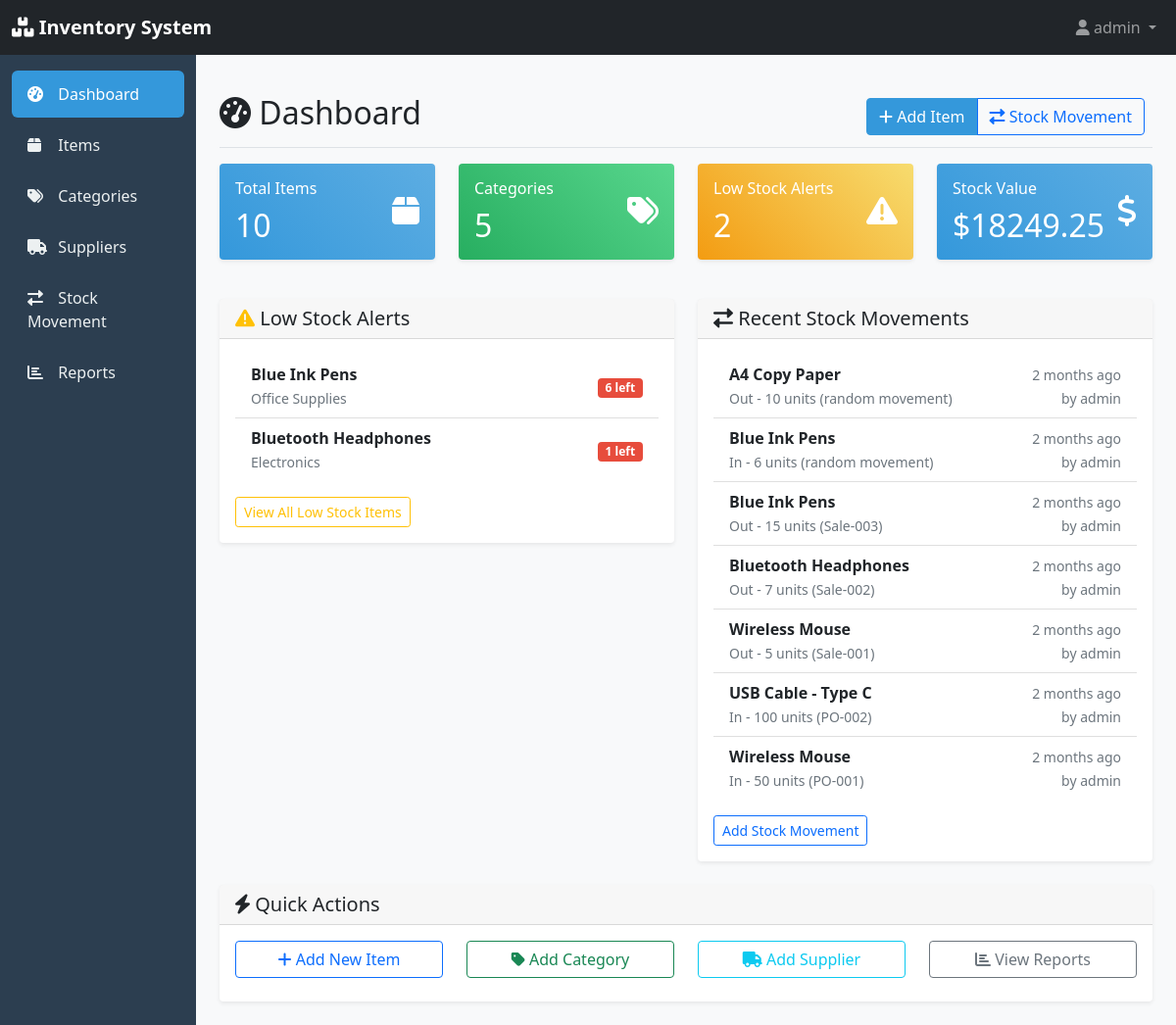
Screenshot of /inventory/ (signed in) with the database file from the repository.
### inventory/models.py (models this page shows, shortened)
class Item(models.Model):
    UNIT_CHOICES = [
        ('pieces', 'Pieces'),
        ('kg', 'Kilograms'),
        ('liters', 'Liters'),
        ('meters', 'Meters'),
        ('boxes', 'Boxes'),
    ]
    name = models.CharField(max_length=200)
    description = models.TextField(blank=True)
    sku = models.CharField(max_length=50, unique=True, help_text="Stock Keeping Unit")
    category = models.ForeignKey(Category, on_delete=models.CASCADE, related_name='items')
    supplier = models.ForeignKey(Supplier, on_delete=models.SET_NULL, null=True, blank=True, related_name='items')
    unit_price = models.DecimalField(max_digits=10, decimal_places=2, validators=[MinValueValidator(Decimal('0.00'))])
    selling_price = models.DecimalField(max_digits=10, decimal_places=2, validators=[MinValueValidator(Decimal('0.00'))])
    quantity_in_stock = models.PositiveIntegerField(default=0)
    minimum_stock_level = models.PositiveIntegerField(default=10, help_text="Alert when stock falls below this level")
    unit_of_measurement = models.CharField(max_length=20, choices=UNIT_CHOICES, default='pieces')
    is_active = models.BooleanField(default=True)
    created_at = models.DateTimeField(auto_now_add=True)
    updated_at = models.DateTimeField(auto_now=True)
    created_by = models.ForeignKey(User, on_delete=models.SET_NULL, null=True, blank=True)
    class Meta:
        ordering = ['name']

class Category(models.Model):
    name = models.CharField(max_length=100, unique=True)
    description = models.TextField(blank=True, null=True)
    created_at = models.DateTimeField(auto_now_add=True)
    updated_at = models.DateTimeField(auto_now=True)
    class Meta:
        verbose_name_plural = "Categories"
        ordering = ['name']

class StockMovement(models.Model):
    MOVEMENT_TYPES = [
        ('in', 'Stock In'),
        ('out', 'Stock Out'),
        ('adjustment', 'Stock Adjustment'),
    ]
    item = models.ForeignKey(Item, on_delete=models.CASCADE, related_name='stock_movements')
    movement_type = models.CharField(max_length=20, choices=MOVEMENT_TYPES)
    quantity = models.IntegerField()
    reference = models.CharField(max_length=100, blank=True, help_text="Reference number or note")
    notes = models.TextField(blank=True)
    created_at = models.DateTimeField(auto_now_add=True)
    created_by = models.ForeignKey(User, on_delete=models.SET_NULL, null=True, blank=True)
    class Meta:
        ordering = ['-created_at']

### inventory/views.py (the view)
# urls.py: path('', views.dashboard, name='dashboard'),
def dashboard(request):
    context = {
        'total_items': Item.objects.filter(is_active=True).count(),
        'total_categories': Category.objects.count(),
        'total_suppliers': Supplier.objects.count(),
        'low_stock_items': Item.objects.filter(
            quantity_in_stock__lte=F('minimum_stock_level'),
            is_active=True
        ).count(),
        'total_stock_value': Item.objects.filter(is_active=True).aggregate(
            total=Sum(F('quantity_in_stock') * F('unit_price'))
        )['total'] or 0,
        'recent_movements': StockMovement.objects.select_related('item', 'created_by')[:10],
        'low_stock_alerts': Item.objects.filter(
            quantity_in_stock__lte=F('minimum_stock_level'),
            is_active=True
        ).select_related('category')[:5],
    }
    return render(request, 'inventory/dashboard.html', context)

### inventory/templates/inventory/dashboard.html (shortened to what this page needs)
{% extends 'inventory/base.html' %}
{% block content %}
<div class="d-flex justify-content-between flex-wrap flex-md-nowrap align-items-center pt-3 pb-2 mb-3 border-bottom">
    <h1 class="h2">
        <i class="fas fa-tachometer-alt"></i>
        Dashboard
    </h1>
    <div class="btn-toolbar mb-2 mb-md-0">
        <div class="btn-group me-2">
            <a href="{% url 'inventory:item_create' %}" class="btn btn-primary">
                <i class="fas fa-plus"></i> Add Item
            </a>
            <a href="{% url 'inventory:stock_movement_create' %}" class="btn btn-outline-primary">
                <i class="fas fa-exchange-alt"></i> Stock Movement
            </a>
        </div>
    </div>
</div>
<div class="row mb-4">
    <div class="col-md-3 mb-3">
        <div class="card stat-card">
            <div class="card-body">
                <div class="d-flex justify-content-between">
                    <div>
                        <h6 class="card-title">Total Items</h6>
                        <h2 class="mb-0">{{ total_items }}</h2>
                    </div>
                    <div class="align-self-center">
                        <i class="fas fa-box fa-2x"></i>
                    </div>
                </div>
            </div>
        </div>
    </div>
    <div class="col-md-3 mb-3">
        <div class="card stat-card success">
            <div class="card-body">
                <div class="d-flex justify-content-between">
                    <div>
                        <h6 class="card-title">Categories</h6>
                        <h2 class="mb-0">{{ total_categories }}</h2>
                    </div>
                    <div class="align-self-center">
                        <i class="fas fa-tags fa-2x"></i>
                    </div>
                </div>
            </div>
        </div>
    </div>
    <div class="col-md-3 mb-3">
        <div class="card stat-card warning">
            <div class="card-body">
                <div class="d-flex justify-content-between">
                    <div>
                        <h6 class="card-title">Low Stock Alerts</h6>
                        <h2 class="mb-0">{{ low_stock_items }}</h2>
                    </div>
                    <div class="align-self-center">
                        <i class="fas fa-exclamation-triangle fa-2x"></i>
                    </div>
                </div>
            </div>
        </div>
    </div>
    <div class="col-md-3 mb-3">
        <div class="card stat-card">
            <div class="card-body">
                <div class="d-flex justify-content-between">
                    <div>
                        <h6 class="card-title">Stock Value</h6>
                        <h2 class="mb-0">${{ total_stock_value|floatformat:2 }}</h2>
                    </div>
                    <div class="align-self-center">
                        <i class="fas fa-dollar-sign fa-2x"></i>
                    </div>
                </div>
            </div>
        </div>
    </div>
</div>
<div class="row">
    <div class="col-md-6 mb-4">
        <div class="card">
            <div class="card-header">
                <h5 class="mb-0">
                    <i class="fas fa-exclamation-triangle text-warning"></i>
                    Low Stock Alerts
                </h5>
            </div>
            <div class="card-body">
                {% if low_stock_alerts %}
                    <div class="list-group list-group-flush">
                        {% for item in low_stock_alerts %}
                            <div class="list-group-item d-flex justify-content-between align-items-center">
                                <div>
                                    <strong>{{ item.name }}</strong>
                                    <br>
                                    <small class="text-muted">{{ item.category.name }}</small>
                                </div>
                                <div>
                                    <span class="badge badge-low-stock">{{ item.quantity_in_stock }} left</span>
                                </div>
                            </div>
                        {% endfor %}
                    </div>
                    <div class="mt-3">
                        <a href="{% url 'inventory:item_list' %}?stock_status=low" class="btn btn-sm btn-outline-warning">
                            View All Low Stock Items
                        </a>
                    </div>
                {% else %}
                    <p class="text-muted mb-0">
                        <i class="fas fa-check-circle text-success"></i>
                        All items are adequately stocked!
                    </p>
                {% endif %}
            </div>
        </div>
    </div>
    <div class="col-md-6 mb-4">
        <div class="card">
            <div class="card-header">
                <h5 class="mb-0">
                    <i class="fas fa-exchange-alt"></i>
                    Recent Stock Movements
                </h5>
            </div>
            <div class="card-body">
                {% if recent_movements %}
                    <div class="list-group list-group-flush">
                        {% for movement in recent_movements %}
                            <div class="list-group-item">
                                <div class="d-flex justify-content-between">
                                    <div>
                                        <strong>{{ movement.item.name }}</strong>
                                        <br>
                                        <small class="text-muted">
                                            {{ movement.movement_type|title }} - {{ movement.quantity }} units
                                            {% if movement.reference %}
                                                ({{ movement.reference }})
                                            {% endif %}
                                        </small>
                                    </div>
                                    <div class="text-end">
                                        <small class="text-muted">{{ movement.created_at|timesince }} ago</small>
                                        {% if movement.created_by %}
                                            <br>
                                            <small class="text-muted">by {{ movement.created_by.username }}</small>
                                        {% endif %}
                                    </div>
                                </div>
                            </div>
                        {% endfor %}
                    </div>
                    <div class="mt-3">
                        <a href="{% url 'inventory:stock_movement_create' %}" class="btn btn-sm btn-outline-primary">
                            Add Stock Movement
                        </a>
                    </div>
                {% else %}
                    <p class="text-muted mb-0">No recent stock movements.</p>
                {% endif %}
            </div>
        </div>
    </div>
</div>
<div class="row">
    <div class="col-12">
        <div class="card">
            <div class="card-header">
                <h5 class="mb-0">
                    <i class="fas fa-bolt"></i>
                    Quick Actions
                </h5>
            </div>
            <div class="card-body">
                <div class="row">
                    <div class="col-md-3 mb-2">
                        <a href="{% url 'inventory:item_create' %}" class="btn btn-outline-primary w-100">
                            <i class="fas fa-plus"></i> Add New Item
                        </a>
                    </div>
                    <div class="col-md-3 mb-2">
                        <a href="{% url 'inventory:category_create' %}" class="btn btn-outline-success w-100">
                            <i class="fas fa-tag"></i> Add Category
                        </a>
                    </div>
                    <div class="col-md-3 mb-2">
                        <a href="{% url 'inventory:supplier_create' %}" class="btn btn-outline-info w-100">
                            <i class="fas fa-truck"></i> Add Supplier
                        </a>
                    </div>
                    <div class="col-md-3 mb-2">
                        <a href="{% url 'inventory:reports' %}" class="btn btn-outline-secondary w-100">
                            <i class="fas fa-chart-bar"></i> View Reports
                        </a>
                    </div>
                </div>
            </div>
        </div>
    </div>
</div>
{% endblock %}

### inventory/templates/inventory/base.html (shortened to what this page needs)
<!DOCTYPE html>
<html lang="en">
<head>
    <link href="https://cdn.jsdelivr.net/npm/bootstrap@5.1.3/dist/css/bootstrap.min.css" rel="stylesheet">
    <link href="https://cdnjs.cloudflare.com/ajax/libs/font-awesome/6.0.0/css/all.min.css" rel="stylesheet">
</head>
<body>
    <nav class="navbar navbar-expand-lg navbar-dark bg-dark">
        <div class="container-fluid">
            <a class="navbar-brand" href="{% url 'inventory:dashboard' %}">
                <i class="fas fa-boxes"></i>
                Inventory System
            </a>
            <div class="collapse navbar-collapse" id="navbarNav">
                <ul class="navbar-nav ms-auto">
                    <li class="nav-item dropdown">
                        <a class="nav-link dropdown-toggle" href="#" id="navbarDropdown" role="button" data-bs-toggle="dropdown">
                            <i class="fas fa-user"></i>
                            {% if user.is_authenticated %}{{ user.username }}{% else %}Guest{% endif %}
                        </a>
                    </li>
                </ul>
            </div>
        </div>
    </nav>
    <div class="container-fluid">
        <div class="row">
            <nav class="col-md-3 col-lg-2 d-md-block sidebar">
                <div class="position-sticky">
                    <ul class="nav flex-column">
                        <li class="nav-item">
                            <a class="nav-link {% if request.resolver_match.url_name == 'dashboard' %}active{% endif %}"
                               href="{% url 'inventory:dashboard' %}">
                                <i class="fas fa-tachometer-alt"></i>
                                Dashboard
                            </a>
                        </li>
                        <li class="nav-item">
                            <a class="nav-link {% if 'item' in request.resolver_match.url_name %}active{% endif %}"
                               href="{% url 'inventory:item_list' %}">
                                <i class="fas fa-box"></i>
                                Items
                            </a>
                        </li>
                        <li class="nav-item">
                            <a class="nav-link {% if 'category' in request.resolver_match.url_name %}active{% endif %}"
                               href="{% url 'inventory:category_list' %}">
                                <i class="fas fa-tags"></i>
                                Categories
                            </a>
                        </li>
                        <li class="nav-item">
                            <a class="nav-link {% if 'supplier' in request.resolver_match.url_name %}active{% endif %}"
                               href="{% url 'inventory:supplier_list' %}">
                                <i class="fas fa-truck"></i>
                                Suppliers
                            </a>
                        </li>
                        <li class="nav-item">
                            <a class="nav-link" href="{% url 'inventory:stock_movement_create' %}">
                                <i class="fas fa-exchange-alt"></i>
                                Stock Movement
                            </a>
                        </li>
                        <li class="nav-item">
                            <a class="nav-link {% if request.resolver_match.url_name == 'reports' %}active{% endif %}"
                               href="{% url 'inventory:reports' %}">
                                <i class="fas fa-chart-bar"></i>
                                Reports
                            </a>
                        </li>
                    </ul>
                </div>
            </nav>
            <main class="col-md-9 ms-sm-auto col-lg-10 px-md-4 main-content">
                {% block content %}{% endblock %}
            </main>
        </div>
    </div>
</body>
</html>

### rows the page displays
Item: name "Blue Ink Pens", category.name "Office Supplies", quantity_in_stock "6"
Item: name "Bluetooth Headphones", category.name "Electronics", quantity_in_stock "1"
StockMovement: item.name "A4 Copy Paper", movement_type "Out", quantity "10", reference "random movement", created_at "2 months", created_by.username "admin"
StockMovement: item.name "Blue Ink Pens", movement_type "In", quantity "6", reference "random movement", created_at "2 months", created_by.username "admin"
StockMovement: item.name "Blue Ink Pens", movement_type "Out", quantity "15", reference "Sale-003", created_at "2 months", created_by.username "admin"
StockMovement: item.name "Bluetooth Headphones", movement_type "Out", quantity "7", reference "Sale-002", created_at "2 months", created_by.username "admin"
StockMovement: item.name "Wireless Mouse", movement_type "Out", quantity "5", reference "Sale-001", created_at "2 months", created_by.username "admin"
StockMovement: item.name "USB Cable - Type C", movement_type "In", quantity "100", reference "PO-002", created_at "2 months", created_by.username "admin"
StockMovement: item.name "Wireless Mouse", movement_type "In", quantity "50", reference "PO-001", created_at "2 months", created_by.username "admin"

### other values shown
{{ user.username }} "admin"
{{ total_items }} "10"
{{ total_categories }} "5"
{{ low_stock_items }} "2"
{{ total_stock_value|floatformat:2 }} "18249.25"
